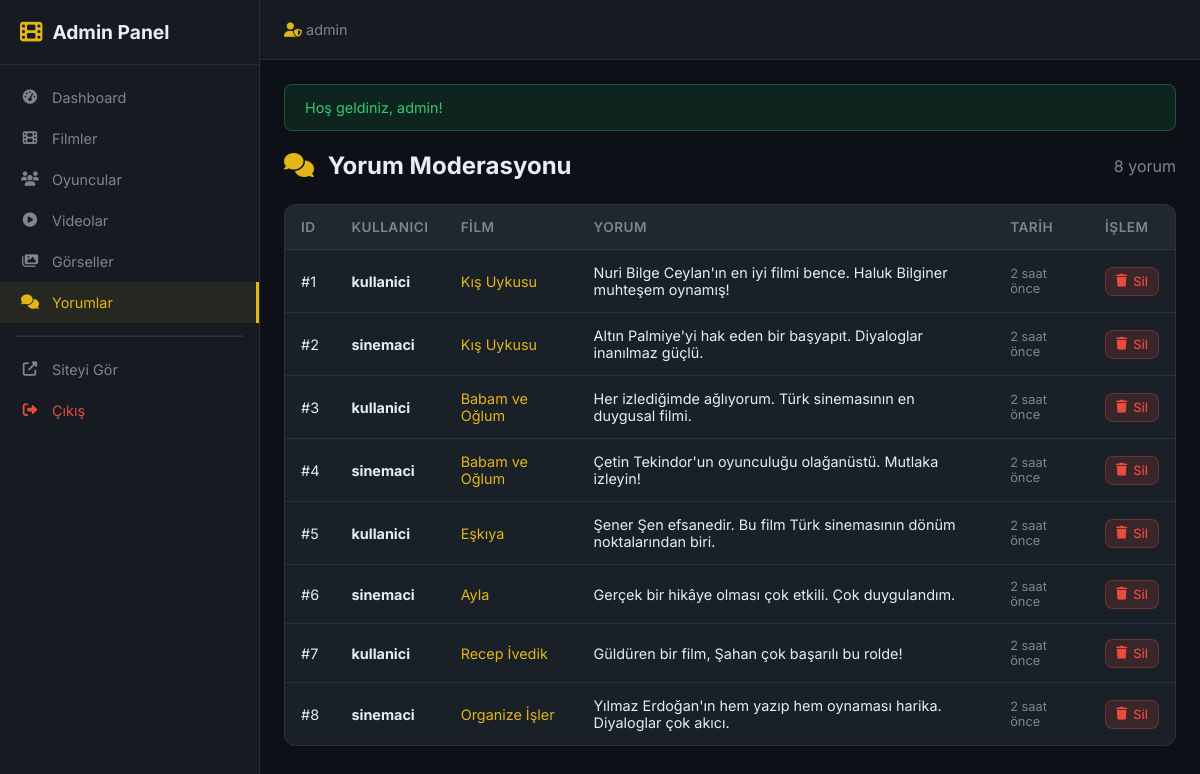
Before: /admin/comments.php (signed in) with the older database file.
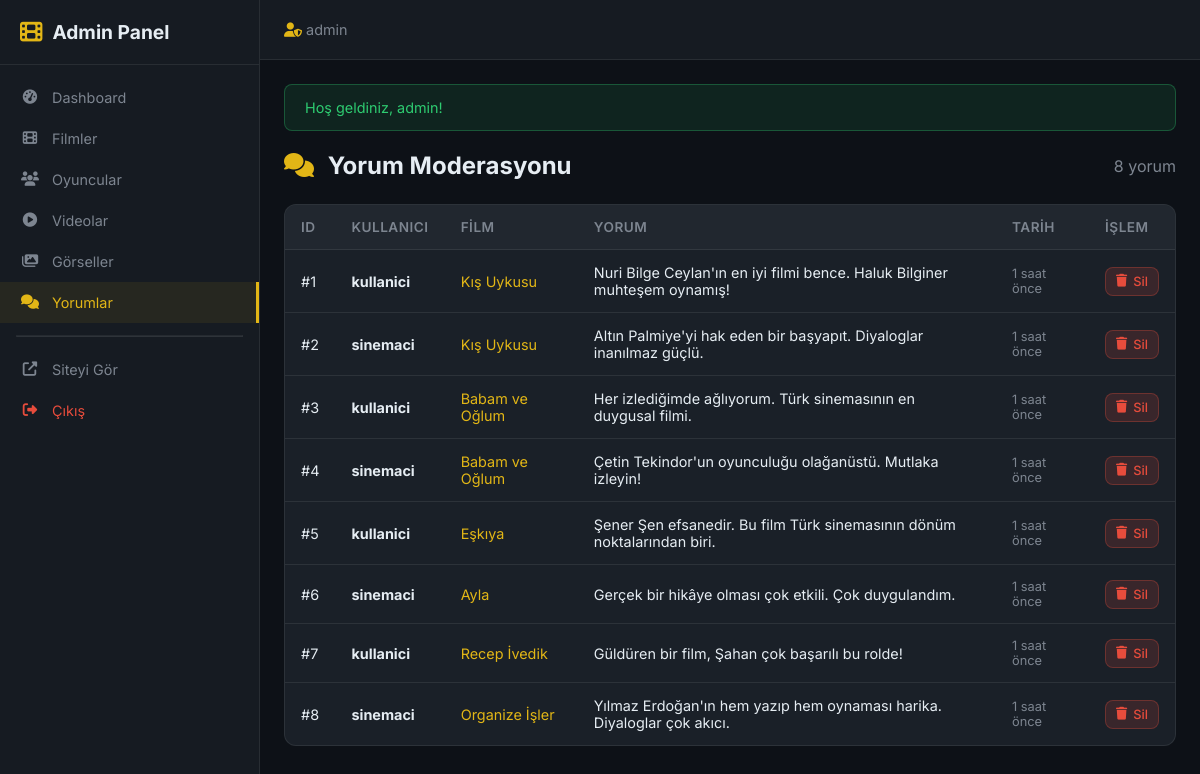
After: the same page with the newer database file.
### tables this page shows
CREATE TABLE `comments` (
  `id` INTEGER PRIMARY KEY AUTOINCREMENT,
  `user_id` INT NOT NULL,
  `movie_id` INT NOT NULL,
  `content` TEXT NOT NULL,
  `created_at` DATETIME NOT NULL DEFAULT CURRENT_TIMESTAMP,
  FOREIGN KEY (`user_id`) REFERENCES `users`(`id`) ON DELETE CASCADE,
  FOREIGN KEY (`movie_id`) REFERENCES `movies`(`id`) ON DELETE CASCADE
);

CREATE TABLE `users` (
  `id` INTEGER PRIMARY KEY AUTOINCREMENT,
  `username` VARCHAR(50) NOT NULL UNIQUE,
  `email` VARCHAR(100) NOT NULL UNIQUE,
  `password` VARCHAR(255) NOT NULL,
  `role` TEXT NOT NULL DEFAULT 'user',
  `avatar` VARCHAR(255) DEFAULT NULL,
  `created_at` DATETIME NOT NULL DEFAULT CURRENT_TIMESTAMP
);

CREATE TABLE `movies` (
  `id` INTEGER PRIMARY KEY AUTOINCREMENT,
  `title` VARCHAR(255) NOT NULL,
  `year` INTEGER NOT NULL,
  `description` TEXT NOT NULL,
  `poster_url` VARCHAR(500) DEFAULT NULL,
  `cover_url` VARCHAR(500) DEFAULT NULL,
  `director` VARCHAR(100) DEFAULT NULL,
  `genre` VARCHAR(100) DEFAULT NULL,
  `duration` INT DEFAULT NULL ,
  `created_at` DATETIME NOT NULL DEFAULT CURRENT_TIMESTAMP,
  `updated_at` DATETIME DEFAULT NULL 
);

### admin/comments.php (the view, shortened to what this page needs)
<?php
require_once __DIR__ . '/includes/admin_header.php';
$stmt = $pdo->query("
    SELECT c.*, u.username, m.title as movie_title
    FROM comments c
    INNER JOIN users u ON c.user_id = u.id
    INNER JOIN movies m ON c.movie_id = m.id
    ORDER BY c.created_at DESC
");
$comments = $stmt->fetchAll();
?>
<div class="admin-page-header">
    <h1><i class="fas fa-comments"></i> Yorum Moderasyonu</h1>
    <span style="color: var(--admin-text-muted);"><?= count($comments) ?> yorum</span>
</div>
<div class="admin-table-wrapper">
    <table class="admin-table">
        <thead>
            <tr>
                <th>ID</th>
                <th>Kullanıcı</th>
                <th>Film</th>
                <th>Yorum</th>
                <th>Tarih</th>
                <th>İşlem</th>
            </tr>
        </thead>
        <tbody>
            <?php foreach ($comments as $c): ?>
                <tr>
                    <td>#<?= $c['id'] ?></td>
                    <td><strong><?= e($c['username']) ?></strong></td>
                    <td>
                        <a href="<?= SITE_URL ?>/movie.php?id=<?= $c['movie_id'] ?>" target="_blank">
                            <?= e(truncate($c['movie_title'], 20)) ?>
                        </a>
                    </td>
                    <td><?= e(truncate($c['content'], 80)) ?></td>
                    <td style="font-size: 0.8rem; color: var(--admin-text-muted);"><?= time_ago($c['created_at']) ?></td>
                    <td>
                        <a href="<?= SITE_URL ?>/admin/comments.php?delete=<?= $c['id'] ?>&token=<?= $_SESSION['csrf_token'] ?>"
                           class="admin-btn admin-btn-danger admin-btn-sm delete-confirm">
                            <i class="fas fa-trash"></i> Sil
                        </a>
                    </td>
                </tr>
            <?php endforeach; ?>
        </tbody>
    </table>
</div>
<?php require_once __DIR__ . '/includes/admin_footer.php'; ?>

Changed rows visible on the page:
changed comments "Nuri Bilge Ceylan'ın en iyi filmi bence. Haluk Bilginer muhteşem oynamış!": created_at "2 saat önce" → "1 saat önce"
changed comments "Altın Palmiye'yi hak eden bir başyapıt. Diyaloglar inanılmaz güçlü.": created_at "2 saat önce" → "1 saat önce"
changed comments "Her izlediğimde ağlıyorum. Türk sinemasının en duygusal filmi.": created_at "2 saat önce" → "1 saat önce"
changed comments "Çetin Tekindor'un oyunculuğu olağanüstü. Mutlaka izleyin!": created_at "2 saat önce" → "1 saat önce"
changed comments "Şener Şen efsanedir. Bu film Türk sinemasının dönüm noktalarından biri.": created_at "2 saat önce" → "1 saat önce"
changed comments "Gerçek bir hikâye olması çok etkili. Çok duygulandım.": created_at "2 saat önce" → "1 saat önce"
changed comments "Güldüren bir film, Şahan çok başarılı bu rolde!": created_at "2 saat önce" → "1 saat önce"
changed comments "Yılmaz Erdoğan'ın hem yazıp hem oynaması harika. Diyaloglar çok akıcı.": created_at "2 saat önce" → "1 saat önce"
